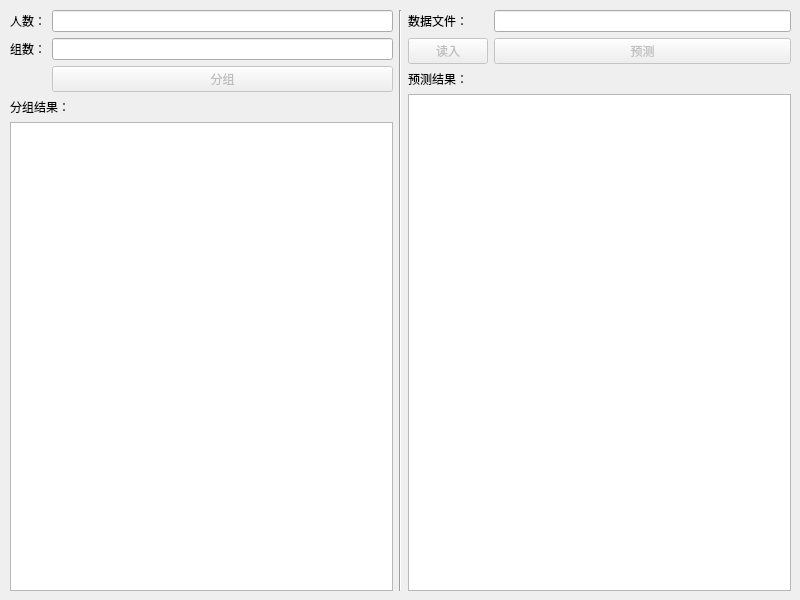
<?xml version="1.0" encoding="UTF-8"?>
<ui version="4.0">
 <class>MainWindow</class>
 <widget class="QWidget" name="MainWindow">
  <property name="geometry">
   <rect>
    <x>0</x>
    <y>0</y>
    <width>800</width>
    <height>600</height>
   </rect>
  </property>
  <property name="sizePolicy">
   <sizepolicy hsizetype="Fixed" vsizetype="Fixed">
    <horstretch>0</horstretch>
    <verstretch>0</verstretch>
   </sizepolicy>
  </property>
  <property name="windowTitle">
   <string>Random Picker</string>
  </property>
  <widget class="QWidget" name="">
   <property name="geometry">
    <rect>
     <x>10</x>
     <y>10</y>
     <width>781</width>
     <height>581</height>
    </rect>
   </property>
   <layout class="QHBoxLayout" name="horizontalLayout">
    <item>
     <layout class="QVBoxLayout" name="verticalLayout">
      <item>
       <layout class="QGridLayout" name="gridLayout">
        <item row="0" column="0">
         <widget class="QLabel" name="label">
          <property name="text">
           <string>人数：</string>
          </property>
         </widget>
        </item>
        <item row="0" column="1">
         <widget class="QLineEdit" name="input_person_number"/>
        </item>
        <item row="1" column="0">
         <widget class="QLabel" name="label_2">
          <property name="text">
           <string>组数：</string>
          </property>
         </widget>
        </item>
        <item row="1" column="1">
         <widget class="QLineEdit" name="input_group_number"/>
        </item>
        <item row="2" column="1">
         <widget class="QPushButton" name="btn_picker">
          <property name="enabled">
           <bool>false</bool>
          </property>
          <property name="text">
           <string>分组</string>
          </property>
          <property name="checkable">
           <bool>false</bool>
          </property>
          <property name="checked">
           <bool>false</bool>
          </property>
         </widget>
        </item>
       </layout>
      </item>
      <item>
       <widget class="QLabel" name="label_4">
        <property name="text">
         <string>分组结果：</string>
        </property>
       </widget>
      </item>
      <item>
       <widget class="QTextBrowser" name="output_picker_res"/>
      </item>
     </layout>
    </item>
    <item>
     <widget class="Line" name="line">
      <property name="orientation">
       <enum>Qt::Vertical</enum>
      </property>
     </widget>
    </item>
    <item>
     <layout class="QVBoxLayout" name="verticalLayout_2">
      <item>
       <layout class="QGridLayout" name="gridLayout_2">
        <item row="0" column="0">
         <widget class="QLabel" name="label_3">
          <property name="text">
           <string>数据文件：</string>
          </property>
         </widget>
        </item>
        <item row="0" column="1">
         <widget class="QLineEdit" name="input_file_addr"/>
        </item>
        <item row="1" column="0">
         <widget class="QPushButton" name="btn_data_read">
          <property name="enabled">
           <bool>false</bool>
          </property>
          <property name="text">
           <string>读入</string>
          </property>
         </widget>
        </item>
        <item row="1" column="1">
         <widget class="QPushButton" name="btn_predict">
          <property name="enabled">
           <bool>false</bool>
          </property>
          <property name="text">
           <string>预测</string>
          </property>
         </widget>
        </item>
       </layout>
      </item>
      <item>
       <widget class="QLabel" name="label_5">
        <property name="text">
         <string>预测结果：</string>
        </property>
       </widget>
      </item>
      <item>
       <widget class="QTextBrowser" name="output_predict_res"/>
      </item>
     </layout>
    </item>
   </layout>
  </widget>
 </widget>
 <resources/>
 <connections/>
</ui>
